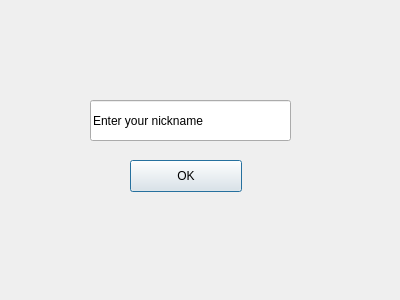
<?xml version="1.0" encoding="UTF-8"?>
<ui version="4.0">
 <class>LoginDialog</class>
 <widget class="QDialog" name="LoginDialog">
  <property name="geometry">
   <rect>
    <x>0</x>
    <y>0</y>
    <width>400</width>
    <height>300</height>
   </rect>
  </property>
  <property name="windowTitle">
   <string>Dialog</string>
  </property>
  <widget class="QLineEdit" name="lineEdit">
   <property name="geometry">
    <rect>
     <x>90</x>
     <y>100</y>
     <width>201</width>
     <height>41</height>
    </rect>
   </property>
   <property name="text">
    <string>Enter your nickname</string>
   </property>
  </widget>
  <widget class="QPushButton" name="pushButton">
   <property name="geometry">
    <rect>
     <x>130</x>
     <y>160</y>
     <width>112</width>
     <height>32</height>
    </rect>
   </property>
   <property name="text">
    <string>OK</string>
   </property>
  </widget>
 </widget>
 <resources/>
 <connections/>
</ui>
